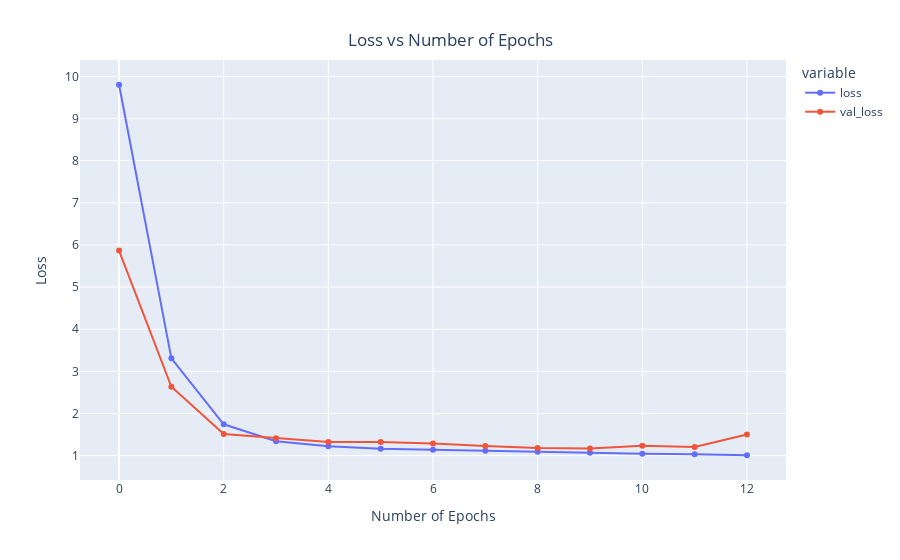

Source (notebook cell):
### Code cell
x = px.line(data_frame= history , 
            y= ["loss" , "val_loss"] , markers = True )
x.update_xaxes(title="Number of Epochs")
x.update_yaxes(title = "Loss")
x.update_layout(showlegend = True,
    title = {
        'text': 'Loss vs Number of Epochs',
        'y':0.94,
        'x':0.5,
        'xanchor': 'center',
        'yanchor': 'top'})
x.show()

### Figure 1 — Plotly figure (JSON) as saved in the notebook; plotly's stock layout.template omitted (floating-point values rounded to 4 significant figures)
{"data": [{"hovertemplate": "variable=loss<br>index=%{x}<br>value=%{y}<extra></extra>", "legendgroup": "loss", "line": {"color": "#636efa", "dash": "solid"}, "marker": {"symbol": "circle"}, "mode": "lines+markers", "name": "loss", "orientation": "v", "showlegend": true, "type": "scatter", "x": [0, 1, 2, 3, 4, 5, 6, 7, 8, 9, 10, 11, 12], "xaxis": "x", "y": [9.801, 3.308, 1.743, 1.342, 1.22, 1.166, 1.14, 1.113, 1.094, 1.067, 1.042, 1.035, 1.009], "yaxis": "y"}, {"hovertemplate": "variable=val_loss<br>index=%{x}<br>value=%{y}<extra></extra>", "legendgroup": "val_loss", "line": {"color": "#EF553B", "dash": "solid"}, "marker": {"symbol": "circle"}, "mode": "lines+markers", "name": "val_loss", "orientation": "v", "showlegend": true, "type": "scatter", "x": [0, 1, 2, 3, 4, 5, 6, 7, 8, 9, 10, 11, 12], "xaxis": "x", "y": [5.865, 2.634, 1.511, 1.414, 1.322, 1.321, 1.289, 1.227, 1.179, 1.167, 1.236, 1.207, 1.5], "yaxis": "y"}], "layout": {"legend": {"title": {"text": "variable"}, "tracegroupgap": 0}, "margin": {"t": 60}, "showlegend": true, "title": {"text": "Loss vs Number of Epochs", "x": 0.5, "xanchor": "center", "y": 0.94, "yanchor": "top"}, "xaxis": {"anchor": "y", "domain": [0, 1], "title": {"text": "Number of Epochs"}}, "yaxis": {"anchor": "x", "domain": [0, 1], "title": {"text": "Loss"}}}}
